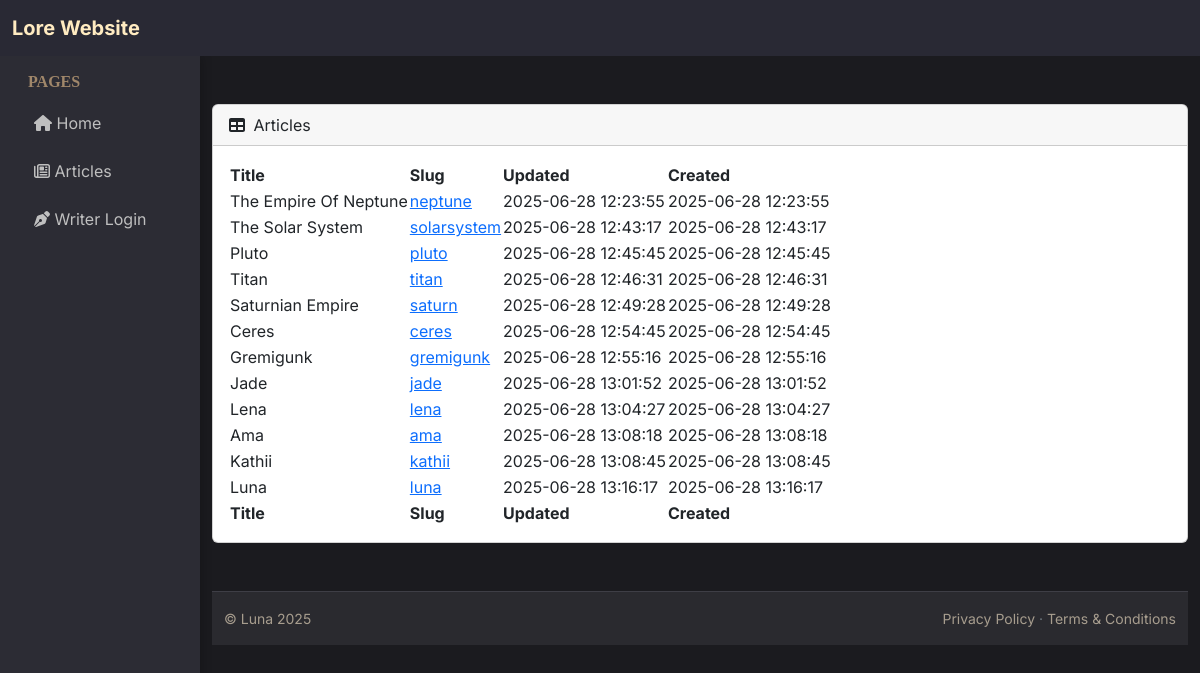
Screenshot of /index.php?page=articles with the database file from the repository.
### tables this page shows
CREATE TABLE articles (
    id INTEGER PRIMARY KEY AUTOINCREMENT,
    title TEXT NOT NULL,
    slug TEXT NOT NULL UNIQUE,
    content TEXT NOT NULL,
    side_content TEXT,
    created_at DATETIME DEFAULT CURRENT_TIMESTAMP,
    updated_at DATETIME DEFAULT CURRENT_TIMESTAMP
);

### includes/class-loresite-loader.php (called while the page is built, shortened)
<?php
class loresite_Loader
{
    public function __construct()
    {
        require_once dirname(__DIR__) . '/includes/class-loresite-header.php';
        new loresite_Header;
        require_once dirname(__DIR__) . '/includes/class-loresite-navbar.php';
        new loresite_Navbar;
        require_once dirname(__DIR__) . '/includes/class-loresite-sidebar.php';
        new loresite_Sidebar;
        require_once dirname(__DIR__) . '/php/queries/class-loresite-queries.php';
        require_once dirname(__DIR__) . '/php/tables/class-loresite-table.php';
        require_once dirname(__DIR__) . '/includes/class-loresite-pageloader.php';
        new loresite_PageLoader;
    }
}

### includes/class-loresite.php (called while the page is built, shortened)
<?php
class loresite
{
    public function __construct()
    {
        $this->load_dependencies();
    }
    private function load_dependencies()
    {
        require_once dirname(__DIR__) . '/includes/class-loresite-dbconnect.php';
        require_once dirname(__DIR__) . '/includes/class-loresite-loader.php';
        new loresite_Loader;
    }
}

### index.php (called while the page is built, shortened)
<?php
require_once dirname(__FILE__) . '/includes/class-loresite.php';
new loresite;

### includes/class-loresite-dbconnect.php (called while the page is built, shortened)
<?php
class loresite_Dbh
{
    private $dbPath = 'documentation/loresite.sqlite';
    public function connect()
    {
        try
        {
            $dsn = "sqlite:{$this->dbPath}";
            $dbh = new PDO($dsn);
            $dbh->setAttribute(PDO::ATTR_ERRMODE, PDO::ERRMODE_EXCEPTION);
            $dbh->setAttribute(PDO::ATTR_DEFAULT_FETCH_MODE, PDO::FETCH_ASSOC);
            return $dbh;
        }
        catch (PDOException $e)
        {
            trigger_error($e->getMessage(), E_USER_ERROR);
        }
    }
}

### php/queries/class-loresite-queries.php (called while the page is built, shortened)
<?php
class loresite_Queries
{
    protected $dbh;
    public function __construct()
    {
        $this->dbh = new loresite_Dbh();
    }
    public function select($table, $conditions = array(), $columns = '*', $joins = array(), $table_prefix = '') {
        $connection = $this->dbh->connect();
        $joins_str = '';
        $conditions_str = '';
        $sql = "SELECT $columns FROM $table$joins_str$conditions_str";
        $stmt = $connection->prepare($sql);
        $stmt->execute();
        return $stmt->fetchAll(PDO::FETCH_ASSOC);
    }
}
?>

### php/queries/class-loresite-queries-articles.php (called while the page is built, shortened)
<?php
class loresite_Queries_Articles extends loresite_Queries
{
    protected $Queries;
    public function __construct()
    {
        $this->Queries = new loresite_Queries;
    }
    public function get_short_articles()
    {
        $data = $this->Queries->select(
            'articles',
            [],
            'title, slug, updated_at, created_at'
        );
        return $data;
    }
}

### php/tables/class-loresite-table-articles.php (the view, shortened to what this page needs)
<?php
class loresite_Table_Articles extends loresite_Table
{
    public function generate_card_header($table_name)
    {
        $html = '<div class="card mb-4">
        <div class="card-header">
            <i class="fas fa-table me-1"></i>
            ' . $table_name . '</a>' . '
        </div>
        <div class="card-body">
        <table id="datatablesSimple">';
        return $html;
    }
    public function generate_table_body($data)
    {
        $html = '<tbody>';
        foreach ($data as $row)
        {
            $html .= '<tr>';
            $counter = 0;
            foreach ($row as $cell)
            {
                if ($counter === 1) {
                    $html .= '<td><a href="index.php?page='.$cell.'">' . $cell . '</a></td>';
                } else {
                    $html .= '<td>' . $cell . '</td>';
                }
                $counter++;
            }
            $html .= '</tr>';
        }
        $html .= '</tbody>';
        return $html;
    }
}
?>

### includes/class-loresite-header.php (shortened to what this page needs)
<?php
class loresite_Header
{
    public function __construct()
    {
        $html ='<!DOCTYPE html>
        <html lang="en" data-bs-theme="dark" class="dark">
        <head>
            <meta charset="utf-8" />
            <meta http-equiv="X-UA-Compatible" content="IE=edge" />
            <meta name="viewport" content="width=device-width, initial-scale=1, shrink-to-fit=no" />
            <title> '. loresite_PageTitle::page_title($_GET) .' </title>
            <link href="https://cdn.jsdelivr.net/npm/simple-datatables@7.1.2/dist/style.min.css" rel="stylesheet" />
            <script src="https://use.fontawesome.com/releases/v6.3.0/js/all.js"></script>
            <link href="https://fonts.googleapis.com/css2?family=Inter:wght@400;600;700&display=swap" rel="stylesheet" />
            <link href="css/styles.css" rel="stylesheet" />
            <link href="css/style2.css" rel="stylesheet" />
            <script src="https://use.fontawesome.com/releases/v6.3.0/js/all.js"></script>
            </head>
            <body>';
        echo $html;
    }
}
?>

### includes/class-loresite-navbar.php (shortened to what this page needs)
<?php
class loresite_Navbar
{
    public function __construct()
    {
        $html = '<nav class="navbar navbar-expand-lg navbar-dark bg-dark sticky-top">
          <div class="container-fluid">
            <a class="navbar-brand fw-bold" href="index.php?page='.$_GET['page'].'">Lore Website</a>
            <button class="navbar-toggler" type="button" data-bs-toggle="collapse" data-bs-target="#navbarNav">
              <span class="navbar-toggler-icon"></span>
            </button>
          </div>
        </nav>';
        echo $html;
    }
}

### includes/class-loresite-sidebar.php (shortened to what this page needs)
<?php
class loresite_Sidebar
{
    public function __construct()
    {
        $html ='<div class="container-fluid">
        <div class="row">
        <div class="col-md-2 sidebar">
            <h6 class="text-uppercase px-3">Pages</h6>
            <a href="index.php?page=home"><i class="fas fa-home"></i> Home</a>
            <a href="index.php?page=articles"><i class="far fa-newspaper"></i> Articles</a>';
            if(isset($_SESSION['loggedin']) && $_SESSION['loggedin'] === true) {
                $html .= '<a href="index.php?page=article"><i class="fas fa-pencil-alt"></i> Make new Article</a>
                <a href="index.php?page=logout"><i class="fas fa-door-open"></i> Logout</a>';
            }
            else {
                $html .= '<a href="index.php?page=login"><i class="fas fa-pen-nib"></i> Writer Login</a>';
            }
            $html .= '</div>';
        echo $html;
    }
}

### includes/class-loresite-pageloader.php (shortened to what this page needs)
<?php
class loresite_PageLoader
{
    public function __construct()
    {
      echo '<div class="col-md-10 offset-md-2 py-4">';
        require_once dirname(__DIR__) . '/includes/class-loresite-pagefinder.php';
        new loresite_PageFinder;
        echo'<footer class="footer mt-5">
        <div class="container">
          <div class="d-flex justify-content-between small text-muted">
            <div> <a href="#">&copy; Luna 2025</a> </div>
            <div>
              <a href="#">Privacy Policy</a> ·
              <a href="#">Terms &amp; Conditions</a>
            </div>
          </div>
        </div>
      </footer>
    </div>
    </div>
    </body>
    </html>';
    }
}

### includes/class-loresite-pagefinder.php (shortened to what this page needs)
<?php
class loresite_PageFinder
{
    public function __construct()
    {
        $this->page_finder($_GET);
    }
    private function page_finder($data)
    {
        if($data['page'] === 'home') {
            require_once dirname(__DIR__) . '/php/pages/class-loresite-homepage.php';
            loresite_Homepage::show_page();
        }
        elseif($data['page'] === 'articles') {
            require_once dirname(__DIR__) . '/php/pages/class-loresite-articles.php';
            loresite_Articles::show_page();
        }
        elseif($data['page'] === 'login') {
            require_once dirname(__DIR__) . '/php/forms/class-loresite-form.php';
            loresite_Form::setFormType(FormType::LOGIN);
            loresite_Form::getInstance()->showForm( ( empty( $_GET['id'] )  ) ? null : $_GET['id'] );
        }
        elseif($data['page'] === 'article') {
            require_once dirname(__DIR__) . '/php/forms/class-loresite-form.php';
            loresite_Form::setFormType(FormType::ARTICLE);
            loresite_Form::getInstance()->showForm( ( empty( $_GET['id'] )  ) ? null : $_GET['id'] );
        }
        else{
            require_once dirname(__DIR__) . '/php/pages/class-loresite-content.php';
            loresite_Content::show_page();
        }
    }
}

### php/pages/class-loresite-articles.php (shortened to what this page needs)
<?php
class loresite_Articles
{
    public static function show_page()
    {
        require_once dirname(__DIR__) . '/tables/class-loresite-table-articles.php';
        require_once dirname(__DIR__) . '/queries/class-loresite-queries-articles.php';
        $tables = new loresite_Table_Articles;
        $queries = new loresite_Queries_Articles;
        $data = $queries->get_short_articles();
        $columns = ['Title', 'Slug', 'Updated', 'Created'];
        echo '<br>';
        echo $tables->generate_table('Articles', $columns, $data);
    }
}

### php/tables/class-loresite-table.php (shortened to what this page needs)
<?php
class loresite_Table
{
    public function generate_table($table_name, $columns, $data)
    {
        $html = $this->generate_card_header($table_name);
        $html .= $this->generate_table_header($columns);
        $html .= $this->generate_table_footer($columns);
        $html .= $this->generate_table_body($data);
        $html .= '</table></div></div>';
        return $html;
    }
    public function generate_table_header($columns)
    {
        $html = '<thead><tr>';
        foreach ($columns as $column)
        {
            $html .= '<th>' . $column . '</th>';
        }
        $html .= '</tr></thead>';
        return $html;
    }
    public function generate_table_footer($columns)
    {
        $html = '<tfoot><tr>';
        foreach ($columns as $column)
        {
            $html .= '<th>' . $column . '</th>';
        }
        $html .= '</tr></tfoot>';
        return $html;
    }
}

### css/style2.css (style rules this page uses)
body { font-family: 'Inter', sans-serif; background-color: #1b1b1f; }
h6, .card-title { font-family: 'Georgia', serif; font-weight: bold; color: #f0e6d2; }
.sidebar { height: 100vh; position: fixed; background-color: #2c2c34; color: #d3c6b8; padding-top: 1rem; box-shadow: 2px 0 10px rgba(0,0,0,0.2); }
.sidebar h6 { color: #a0876a; }
.sidebar a { color: #bfbfbf; display: block; padding: 12px 18px; text-decoration: none; transition: all 0.2s ease; border-left: 4px solid transparent; }
.navbar { background-color: #292934 !important; }
.navbar-brand { color: #ffebc1 !important; }
.footer { background-color: #2a2a2f; padding: 1rem 0; border-top: 1px solid #3e3e46; color: #999; }
.footer a { color: #a79d8e; text-decoration: none; }

### rows the page displays
articles: title "The Empire Of Neptune", slug "neptune", cell "2025-06-28 12:23:55"
articles: title "The Solar System", slug "solarsystem", cell "2025-06-28 12:43:17"
articles: title "Pluto", slug "pluto", cell "2025-06-28 12:45:45"
articles: title "Titan", slug "titan", cell "2025-06-28 12:46:31"
articles: title "Saturnian Empire", slug "saturn", cell "2025-06-28 12:49:28"
articles: title "Ceres", slug "ceres", cell "2025-06-28 12:54:45"
articles: title "Gremigunk", slug "gremigunk", cell "2025-06-28 12:55:16"
articles: title "Jade", slug "jade", cell "2025-06-28 13:01:52"
articles: title "Lena", slug "lena", cell "2025-06-28 13:04:27"
articles: title "Ama", slug "ama", cell "2025-06-28 13:08:18"
articles: title "Kathii", slug "kathii", cell "2025-06-28 13:08:45"
articles: title "Luna", slug "luna", cell "2025-06-28 13:16:17"

### other values shown
$table_name "Articles"
$column "Title"
$column "Slug"
$column "Updated"
$column "Created"
